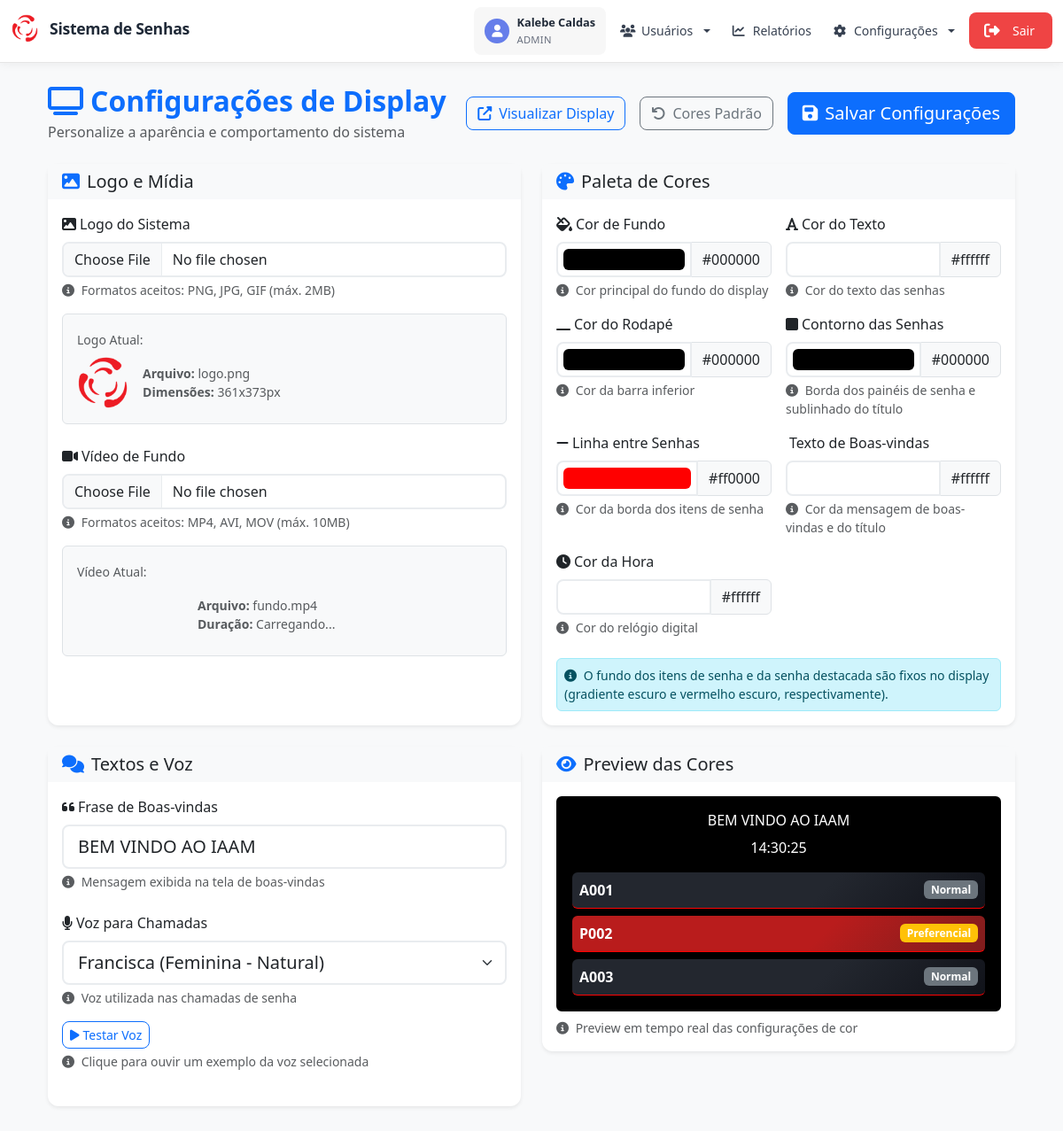
Page /edtelas (signed in) on the earlier database version.
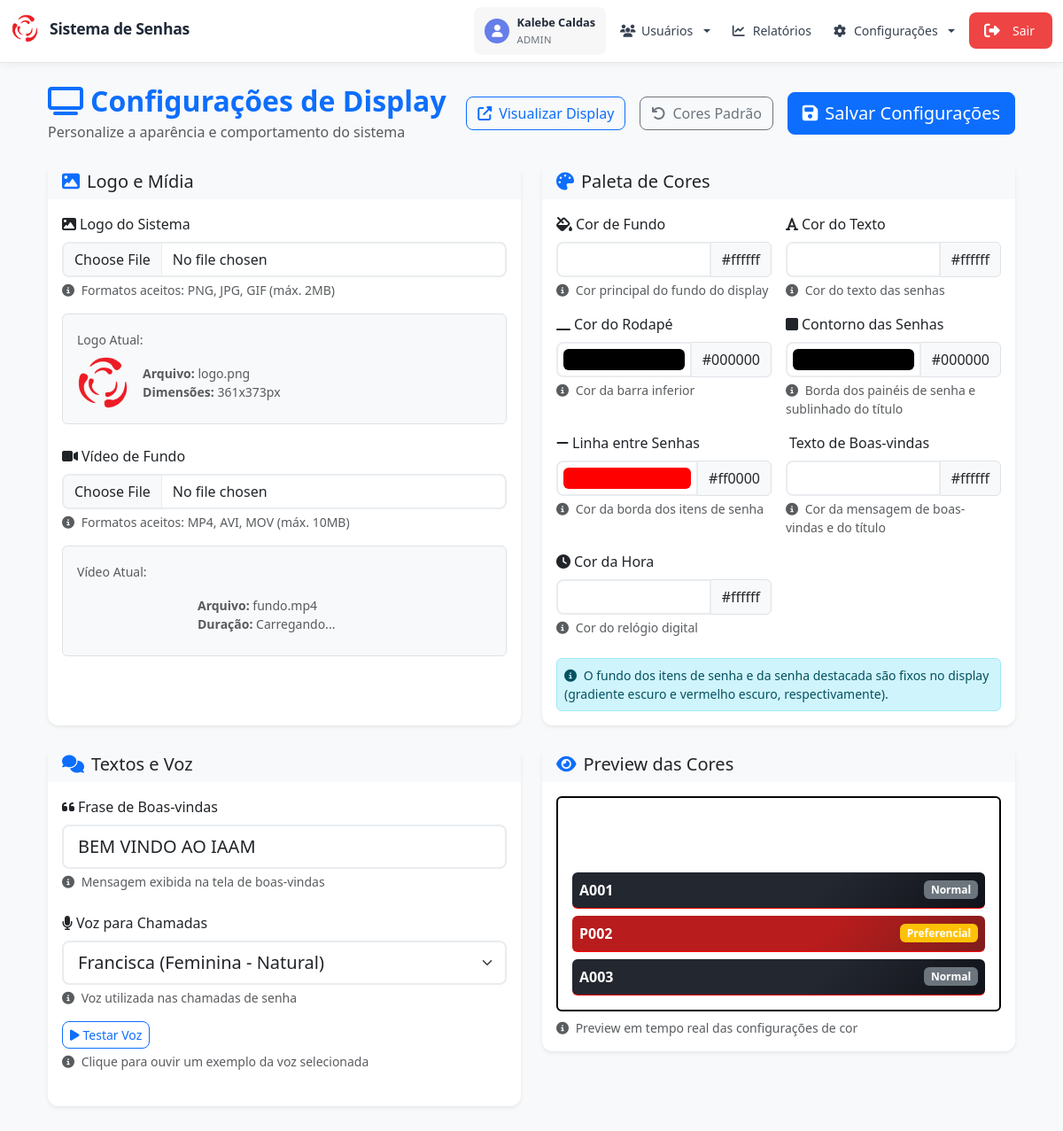
Same page on the later database version.
### app/models.py (models this page shows)
class ConfiguracaoSistema(db.Model):
    id                = db.Column(db.Integer, primary_key=True)
    cor_fundo         = db.Column(db.String(7), default="#000000")
    cor_texto         = db.Column(db.String(7), default="#FFFFFF")
    cor_rodape        = db.Column(db.String(7), default="#000000")
    logo_path         = db.Column(db.String(255), default="img/logo.png")
    video_path        = db.Column(db.String(255), default="videos/fundo.mp4")
    contorno_senha    = db.Column(db.String(20), default="#000000")
    linha_senha       = db.Column(db.String(20), default="red")
    fundo_senha       = db.Column(db.String(50), default="rgba(255, 255, 255, 0.03)")
    destaque_senha    = db.Column(db.String(20), default="red")
    cor_bemvindo      = db.Column(db.String(20), default="white")
    frase_bemvindo    = db.Column(db.String(100), default="BEM-VINDO AO IAAM")
    cor_hora          = db.Column(db.String(20), default="white")
    voz_azure         = db.Column(db.String(100), default="pt-BR-FranciscaNeural")
    tipo_prioridade     = db.Column(db.String(20), default='intercalamento')  # intercalamento, peso ou alternancia
    intercalamento_valor = db.Column(db.Integer, default=2)
    peso_normal         = db.Column(db.Integer, default=1)
    peso_preferencial   = db.Column(db.Integer, default=3)
    tolerancia_minutos  = db.Column(db.Integer, default=5)

### app/routes.py (the view)
@bp.route('/edtelas')
@login_required
@role_required('admin')
def edtelas():
    print("➡️ Rota /edtelas carregada")
    config = ConfiguracaoSistema.query.first()
    return render_template('EdTelas.html', config=config)

### app/auth_utils.py (called while the page is built)
def role_required(*roles):
    def decorator(func):
        @wraps(func)
        def wrapper(*args, **kwargs):
            if not current_user.is_authenticated or current_user.tipo not in roles:
                abort(403)
            return func(*args, **kwargs)
        return wrapper
    return decorator

### app/models.py (called while the page is built)
@login_manager.user_loader
def load_user(user_id):
    return Usuario.query.get(int(user_id))

### app/templates/EdTelas.html (shortened to what the changed rows need)
{% extends "base.html" %}
{% block content %}
<div class="container-fluid" style="padding-bottom: 2.5rem;">
  <div class="d-flex justify-content-between align-items-center mb-4">
    <div>
      <h2 class="fw-bold text-primary mb-1">
        <i class="fas fa-tv me-2"></i>Configurações de Display
      </h2>
    </div>
  </div>
  <form method="POST" action="{{ url_for('main.salvar_config') }}" enctype="multipart/form-data" id="config-form">
    <div class="row g-4">
      <div class="col-lg-6">
        <div class="card shadow-sm border-0 h-100">
          <div class="card-body">
            <div class="mb-4">
              <div class="mt-3 p-3 border rounded bg-light">
                <div class="d-flex align-items-center">
                  <img src="{{ url_for('static', filename=config.logo_path) }}"
                       alt="Logo atual"
                       class="me-3"
                       style="max-height: 60px; max-width: 200px; object-fit: contain;">
                  <div class="small text-muted">
                    <div><strong>Arquivo:</strong> {{ config.logo_path.split('/')[-1] }}</div>
                    <div><strong>Dimensões:</strong> <span id="logo-dimensions">Carregando...</span></div>
                  </div>
                </div>
              </div>
            </div>
            <div class="mb-4">
              <div class="mt-3 p-3 border rounded bg-light">
                <div class="d-flex align-items-center">
                  <div class="small text-muted">
                    <div><strong>Arquivo:</strong> {{ config.video_path.split('/')[-1] }}</div>
                    <div><strong>Duração:</strong> <span id="video-duration">Carregando...</span></div>
                  </div>
                </div>
              </div>
            </div>
          </div>
        </div>
      </div>
      <div class="col-lg-6">
        <div class="card shadow-sm border-0 h-100">
          <div class="card-body">
            <div class="row g-3">
              <div class="col-md-6">
                <div class="input-group">
                  <input type="color" name="cor_fundo" value="{{ config.cor_fundo }}"
                         class="form-control form-control-color" id="cor_fundo">
                  <span class="input-group-text">{{ config.cor_fundo }}</span>
                </div>
              </div>
              <div class="col-md-6">
                <div class="input-group">
                  <input type="color" name="cor_texto" value="{{ config.cor_texto }}"
                         class="form-control form-control-color" id="cor_texto">
                  <span class="input-group-text">{{ config.cor_texto }}</span>
                </div>
              </div>
              <div class="col-md-6">
                <div class="input-group">
                  <input type="color" name="cor_rodape" value="{{ config.cor_rodape }}"
                         class="form-control form-control-color" id="cor_rodape">
                  <span class="input-group-text">{{ config.cor_rodape }}</span>
                </div>
              </div>
              <div class="col-md-6">
                <div class="input-group">
                  <input type="color" name="contorno_senha" value="{{ config.contorno_senha }}"
                         class="form-control form-control-color" id="contorno_senha">
                  <span class="input-group-text">{{ config.contorno_senha }}</span>
                </div>
              </div>
              <div class="col-md-6">
                <div class="input-group">
                  <input type="color" name="linha_senha" value="{{ config.linha_senha }}"
                         class="form-control form-control-color" id="linha_senha">
                  <span class="input-group-text">{{ config.linha_senha }}</span>
                </div>
              </div>
              <div class="col-md-6">
                <div class="input-group">
                  <input type="color" name="cor_bemvindo" value="{{ config.cor_bemvindo }}"
                         class="form-control form-control-color" id="cor_bemvindo">
                  <span class="input-group-text">{{ config.cor_bemvindo }}</span>
                </div>
              </div>
              <div class="col-md-6">
                <div class="input-group">
                  <input type="color" name="cor_hora" value="{{ config.cor_hora }}"
                         class="form-control form-control-color" id="cor_hora">
                  <span class="input-group-text">{{ config.cor_hora }}</span>
                </div>
              </div>
            </div>
          </div>
        </div>
      </div>
      <div class="col-lg-6">
        <div class="card shadow-sm border-0">
          <div class="card-body">
            <div class="mb-4">
              <label for="frase_bemvindo" class="form-label fw-medium">
                <i class="fas fa-quote-left me-1"></i>Frase de Boas-vindas
              </label>
              <input type="text" name="frase_bemvindo" value="{{ config.frase_bemvindo }}"
                     class="form-control form-control-lg" id="frase_bemvindo"
                     placeholder="Ex: Bem-vindo ao nosso estabelecimento">
              <div class="form-text">
                <i class="fas fa-info-circle me-1"></i>
                Mensagem exibida na tela de boas-vindas
              </div>
            </div>
            <div class="mb-4">
              <label for="voz_azure" class="form-label fw-medium">
                <i class="fas fa-microphone me-1"></i>Voz para Chamadas
              </label>
              <select name="voz_azure" class="form-select form-select-lg" id="voz_azure">
                <option value="pt-BR-FranciscaNeural" {% if config.voz_azure == 'pt-BR-FranciscaNeural' %}selected{% endif %}>
                  <i class="fas fa-female me-2"></i>Francisca (Feminina - Natural)
                </option>
              </select>
              <div class="form-text">
                <i class="fas fa-info-circle me-1"></i>
                Voz utilizada nas chamadas de senha
              </div>
              <div class="mt-3">
                <button type="button" class="btn btn-outline-primary btn-sm" id="teste-voz">
                </button>
                <div class="form-text">
                </div>
              </div>
            </div>
          </div>
        </div>
      </div>
      <div class="col-lg-6">
        <div class="card shadow-sm border-0">
          <div class="card-body">
            <div class="preview-container p-3 rounded" id="preview-container"
                 style="background-color: {{ config.cor_fundo }}; color: {{ config.cor_texto }}; border: 2px solid {{ config.contorno_senha }};">
              <div class="text-center mb-3">
                <h6 style="color: {{ config.cor_bemvindo }};">{{ config.frase_bemvindo or 'Bem-vindo!' }}</h6>
                <div style="color: {{ config.cor_hora }};">14:30:25</div>
              </div>
            </div>
          </div>
        </div>
      </div>
    </div>
  </form>
</div>
{% endblock %}

### app/templates/partials/navbar.html (shortened to what this page needs)
<nav class="navbar navbar-expand-lg navbar-modern">
  <div class="container-fluid">
    <div class="navbar-brand-container">
      {% if current_user.tipo.value == 'admin' %}
      <form action="{{ url_for('main.painel') }}" method="GET" class="brand-form">
        <button type="submit" class="brand-button">
          <div class="brand-content">
            <img src="{{ url_for('static', filename=config.logo_path) }}" alt="Logo" class="brand-logo">
            <span class="brand-text">Sistema de Senhas</span>
          </div>
        </button>
      </form>
      {% endif %}
    </div>
    <div class="collapse navbar-collapse justify-content-end" id="navbarNav">
      <ul class="navbar-nav align-items-center">
        <li class="nav-item">
          <div class="user-profile">
            <div class="user-avatar">
              <i class="fas fa-user"></i>
            </div>
            <div class="user-info">
              <span class="user-name">{{ current_user.nome }}</span>
              <span class="user-role">{{ 'Admin' if current_user.tipo.value == 'admin' else 'Usuário' }}</span>
            </div>
          </div>
        </li>
        {% if current_user.tipo.value == 'admin' %}
        <li class="nav-item dropdown">
          <a class="nav-link dropdown-toggle"
             href="#" id="dropdownUsuarios" role="button" data-bs-toggle="dropdown" aria-expanded="false">
            <i class="fas fa-users"></i>
            <span>Usuários</span>
          </a>
        </li>
        <li class="nav-item">
          <a class="nav-link" href="{{ url_for('main.relatorios') }}">
            <i class="fas fa-chart-line"></i>
            <span>Relatórios</span>
          </a>
        </li>
        <li class="nav-item dropdown">
          <a class="nav-link dropdown-toggle"
             href="#" id="dropdownEditar" role="button" data-bs-toggle="dropdown" aria-expanded="false">
            <i class="fas fa-cog"></i>
            <span>Configurações</span>
          </a>
        </li>
        {% endif %}
        <li class="nav-item">
          <a class="nav-link logout-button" href="{{ url_for('main.logout') }}">
            <i class="fas fa-sign-out-alt"></i>
            <span>Sair</span>
          </a>
        </li>
      </ul>
    </div>
  </div>
</nav>

Differences in the rows shown:
changed ConfiguracaoSistema "#ffffff": cor_fundo "#000000" → "#ffffff"; frase_bemvindo "BEM VINDO AO IAAM" → (not shown)
Other differences:
text no longer shown: "14:30:25"
